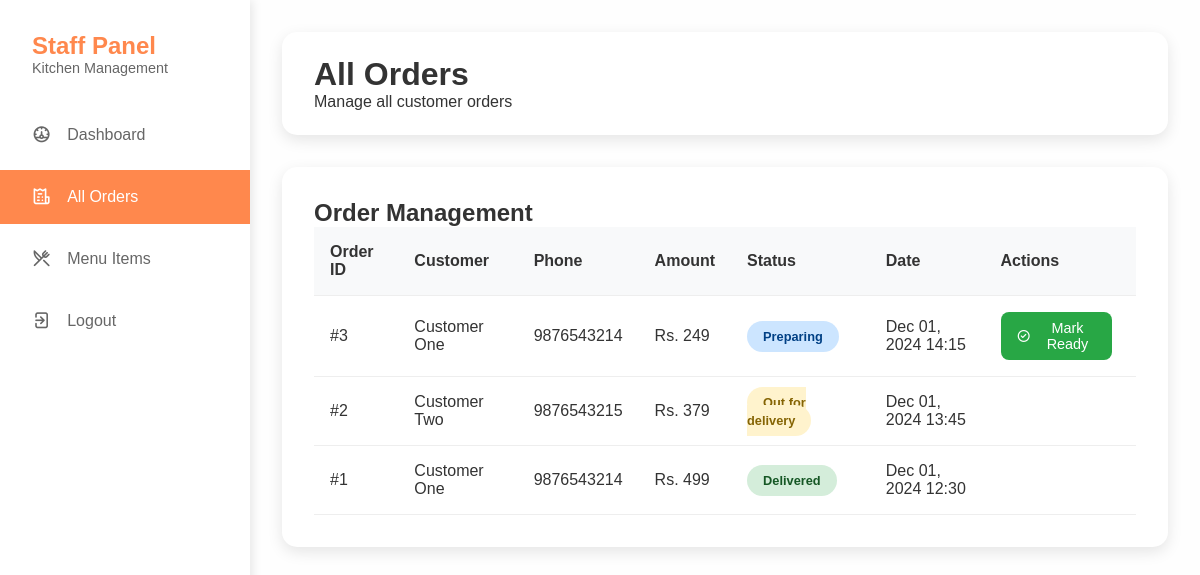
The page /staff/orders.php (signed in) on the database its author committed.
### tables this page shows
CREATE TABLE IF NOT EXISTS orders (
    id INT AUTO_INCREMENT PRIMARY KEY,
    customer_id INT NOT NULL,
    staff_id INT NULL,
    delivery_id INT NULL,
    total_amount DECIMAL(10,2) NOT NULL,
    status ENUM('pending', 'confirmed', 'preparing', 'ready', 'out_for_delivery', 'delivered', 'cancelled') DEFAULT 'pending',
    delivery_address TEXT NOT NULL,
    phone VARCHAR(20) NOT NULL,
    notes TEXT,
    order_date TIMESTAMP DEFAULT CURRENT_TIMESTAMP,
    delivery_date TIMESTAMP NULL,
    FOREIGN KEY (customer_id) REFERENCES users(id),
    FOREIGN KEY (staff_id) REFERENCES users(id),
    FOREIGN KEY (delivery_id) REFERENCES users(id)
);

CREATE TABLE IF NOT EXISTS users (
    id INT AUTO_INCREMENT PRIMARY KEY,
    name VARCHAR(100) NOT NULL,
    email VARCHAR(100) UNIQUE NOT NULL,
    password VARCHAR(255) NOT NULL,
    phone VARCHAR(20),
    address TEXT,
    role ENUM('customer', 'staff', 'admin', 'delivery') DEFAULT 'customer',
    created_at TIMESTAMP DEFAULT CURRENT_TIMESTAMP,
    updated_at TIMESTAMP DEFAULT CURRENT_TIMESTAMP ON UPDATE CURRENT_TIMESTAMP
);

### staff/orders.php (the view, shortened to what this page needs)
<?php
$database = new Database();
$db = $database->getConnection();
$orders_query = "SELECT o.*, u.name as customer_name, u.phone as customer_phone
                FROM orders o
                JOIN users u ON o.customer_id = u.id
                ORDER BY o.order_date DESC";
$orders_stmt = $db->prepare($orders_query);
$orders_stmt->execute();
$orders = $orders_stmt->fetchAll(PDO::FETCH_ASSOC);
?>
<!DOCTYPE html>
<html lang="en">
<head>
    <link rel="stylesheet" href="https://unicons.iconscout.com/release/v4.0.0/css/line.css">
</head>
<body>
    <div class="dashboard">
        <aside class="sidebar">
            <div class="sidebar-header">
                <h2>Staff Panel</h2>
                <p>Kitchen Management</p>
            </div>
            <ul class="sidebar-menu">
                <li><a href="dashboard.php"><i class="uil uil-dashboard"></i> Dashboard</a></li>
                <li><a href="orders.php" class="active"><i class="uil uil-receipt"></i> All Orders</a></li>
                <li><a href="menu.php"><i class="uil uil-restaurant"></i> Menu Items</a></li>
                <li><a href="../logout.php"><i class="uil uil-signout"></i> Logout</a></li>
            </ul>
        </aside>
        <main class="main-content">
            <div class="header">
                <h1>All Orders</h1>
                <p>Manage all customer orders</p>
            </div>
            <div class="orders-section">
                <h2>Order Management</h2>
                <table class="orders-table">
                    <thead>
                        <tr>
                            <th>Order ID</th>
                            <th>Customer</th>
                            <th>Phone</th>
                            <th>Amount</th>
                            <th>Status</th>
                            <th>Date</th>
                            <th>Actions</th>
                        </tr>
                    </thead>
                    <tbody>
                        <?php foreach ($orders as $order): ?>
                            <tr>
                                <td>#<?php echo $order['id']; ?></td>
                                <td><?php echo $order['customer_name']; ?></td>
                                <td><?php echo $order['customer_phone']; ?></td>
                                <td>Rs. <?php echo number_format($order['total_amount'], 0); ?></td>
                                <td>
                                    <span class="status-badge status-<?php echo str_replace('_', '-', $order['status']); ?>">
                                        <?php echo ucfirst(str_replace('_', ' ', $order['status'])); ?>
                                    </span>
                                </td>
                                <td><?php echo date('M d, Y H:i', strtotime($order['order_date'])); ?></td>
                                <td>
                                    <?php if ($order['status'] == 'pending'): ?>
                                        <form method="POST" style="display: inline;">
                                            <input type="hidden" name="order_id" value="<?php echo $order['id']; ?>">
                                            <input type="hidden" name="status" value="confirmed">
                                            <button type="submit" name="update_status" class="btn btn-primary">
                                                <i class="uil uil-check"></i> Confirm
                                            </button>
                                        </form>
                                    <?php elseif ($order['status'] == 'preparing'): ?>
                                        <form method="POST" style="display: inline;">
                                            <button type="submit" name="update_status" class="btn btn-success">
                                                <i class="uil uil-check-circle"></i> Mark Ready
                                            </button>
                                        </form>
                                    <?php endif; ?>
                                </td>
                            </tr>
                        <?php endforeach; ?>
                    </tbody>
                </table>
            </div>
        </main>
    </div>
</body>
</html>

### staff/orders.php (style rules this page uses)
* { margin: 0; padding: 0; box-sizing: border-box; }
body { font-family: 'Arial', sans-serif; background: #fefefe; color: #333; }
.dashboard { display: flex; min-height: 100vh; }
.sidebar { width: 250px; background: white; box-shadow: 2px 0 10px rgba(0,0,0,0.1); padding: 2rem 0; }
.sidebar-header { padding: 0 2rem; margin-bottom: 2rem; }
.sidebar-header h2 { color: #ff884d; font-size: 1.5rem; }
.sidebar-header p { color: #666; font-size: 0.9rem; }
.sidebar-menu { list-style: none; }
.sidebar-menu li { margin-bottom: 0.5rem; }
.sidebar-menu a { display: flex; align-items: center; padding: 1rem 2rem; color: #666; text-decoration: none; transition: all 0.3s; }
.sidebar-menu a:hover, .sidebar-menu a.active { background: #ff884d; color: white; }
.sidebar-menu i { margin-right: 1rem; font-size: 1.2rem; }
.main-content { flex: 1; padding: 2rem; }
.header { background: white; padding: 1.5rem 2rem; border-radius: 15px; box-shadow: 0 5px 15px rgba(0,0,0,0.1); margin-bottom: 2rem; }
.orders-section { background: white; padding: 2rem; border-radius: 15px; box-shadow: 0 5px 15px rgba(0,0,0,0.1); }
.orders-table { width: 100%; border-collapse: collapse; }
.orders-table th, .orders-table td { padding: 1rem; text-align: left; border-bottom: 1px solid #eee; }
.orders-table th { background: #f8f9fa; font-weight: 600; color: #333; }
.status-badge { padding: 0.5rem 1rem; border-radius: 20px; font-size: 0.8rem; font-weight: bold; }
.status-preparing { background: #cce5ff; color: #004085; }
.status-out-for-delivery { background: #fff3cd; color: #856404; }
.status-delivered { background: #d4edda; color: #155724; }
.btn { padding: 0.5rem 1rem; border: none; border-radius: 8px; cursor: pointer; text-decoration: none; display: inline-flex; align-items: center; gap: 0.5rem; transition: all 0.3s; font-size: 0.9rem; margin-right: 0.5rem; }
.btn-success { background: #28a745; color: white; }

### rows shown on the page
orders: id "3", customer.name "Customer One", customer.phone "9876543214", total_amount "249", status "Preparing", order_date "Dec 01, 2024 14:15"
orders: id "2", customer.name "Customer Two", customer.phone "9876543215", total_amount "379", status "Out for delivery", order_date "Dec 01, 2024 13:45"
orders: id "1", customer.name "Customer One", customer.phone "9876543214", total_amount "499", status "Delivered", order_date "Dec 01, 2024 12:30"
